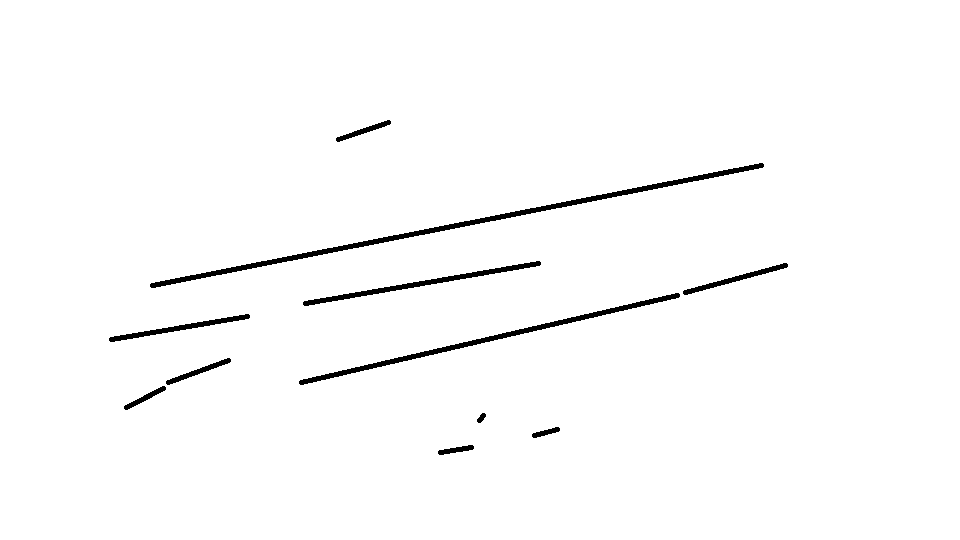
#> input picture resources/image/3.png, 960 x 540 px
$ python '3.11 直线检测.py'
#> lines starting #> are read from the running program, lines starting #| are printed output that depends on the picture; after the words box and inside, x2 and y2 are one past the last pixel; in counts of white or black regions, pixels touching at a corner belong together
import cv2
import numpy as np

img = cv2.imread("../../../../resources/image/3.png")
#> img is the input picture: shape (540, 960, 3); 98.3% white; 11 black regions, largest, box (x1, y1, x2, y2) and area: (150, 163, 764, 288) 3141, (299, 293, 680, 385) 1952, (303, 261, 541, 306) 1203
gray = cv2.cvtColor(img.copy(), cv2.COLOR_BGR2GRAY)
edges = cv2.Canny(gray, 50, 120)
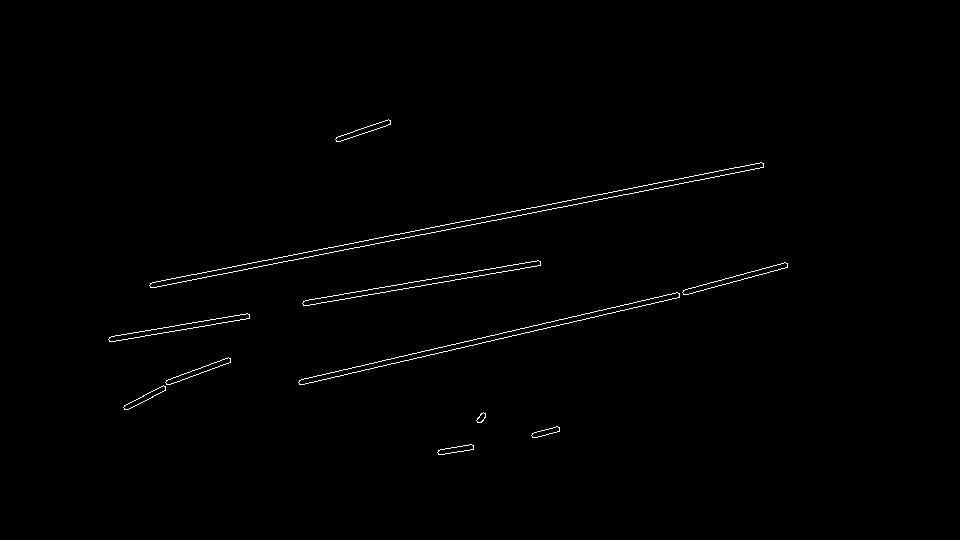
#> edges: shape (540, 960); 0.68% white in thin lines or dots, all inside (x1, y1, x2, y2) = (108, 119, 788, 455)
cv2.imshow("edges", edges)
minLineLength = 20
maxLineGap = 10
lines = cv2.HoughLinesP(edges, 1, np.pi/180, 100, minLineLength, maxLineGap)
#> lines = 39 rows, first 6: [421, 234, 440, 231], [623, 189, 657, 183], [629, 303, 677, 292], [598, 199, 627, 194], [457, 348, 468, 346], [495, 339, 550, 327]

for line in lines:
    for x1, y1, x2, y2 in line:
        cv2.line(gray, (x1, y1), (x2, y2), (0, 0, 0), 2)
#> this loop made 39 passes
#> line on passes 1 to 12: [[421, 234, 440, 231]], [[623, 189, 657, 183]], [[629, 303, 677, 292]], [[598, 199, 627, 194]], [[457, 348, 468, 346]], [[495, 339, 550, 327]], [[390, 240, 420, 234]], [[735, 167, 759, 163]], [[425, 228, 459, 222]], [[374, 362, 472, 340]], [[441, 230, 475, 224]], [[595, 316, 679, 297]]
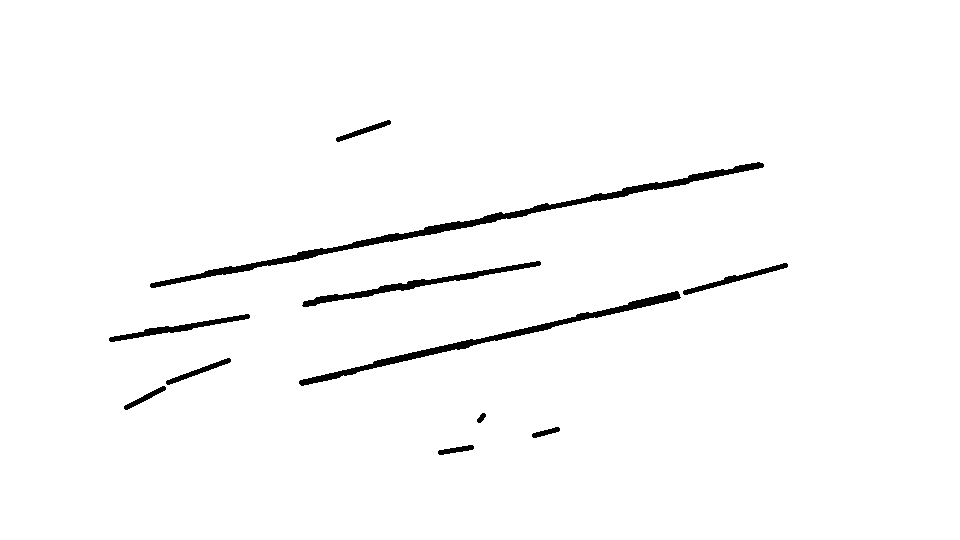
#> gray: shape (540, 960); 98% white; 11 black regions, largest, box (x1, y1, x2, y2) and area: (150, 162, 764, 288) 3930, (299, 291, 681, 386) 2489, (302, 261, 541, 307) 1407

cv2.imshow("lines", gray)
cv2.waitKey(30000)
cv2.destroyAllWindows()

$ run again, with resources/image/7.png copied over resources/image/3.png
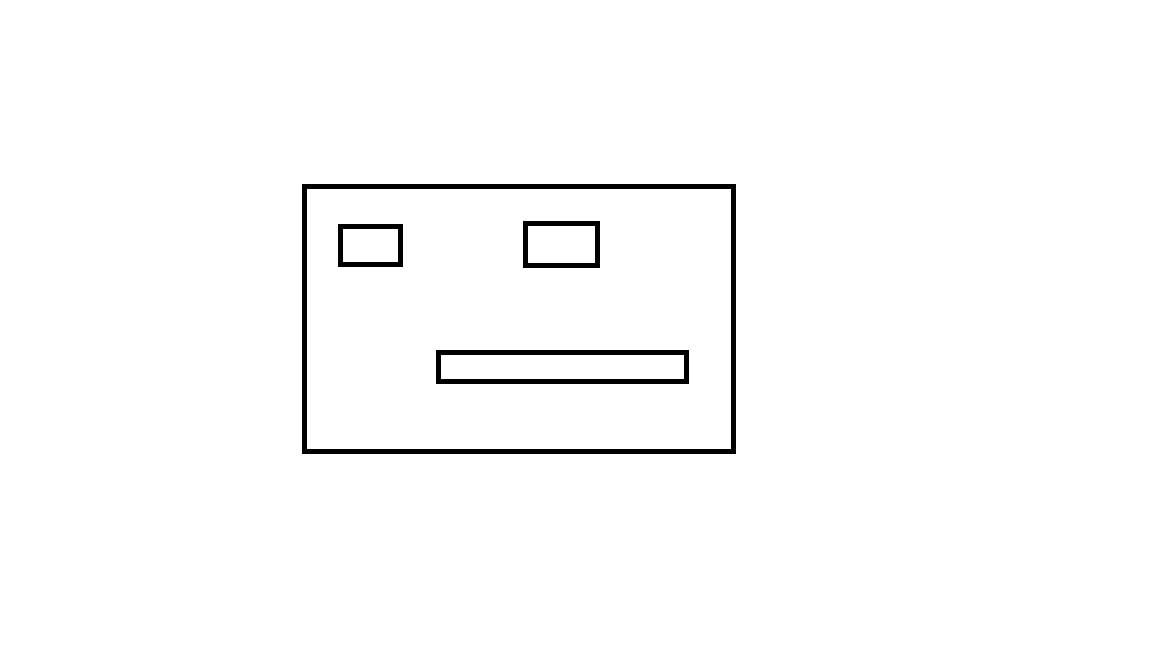
#> input picture resources/image/7.png, 1152 x 648 px
#> img is the input picture: shape (648, 1152, 3); 98.4% white; 4 black regions, box (x1, y1, x2, y2) and area: (302, 184, 736, 454) 6940, (436, 350, 689, 384) 2770, (523, 221, 600, 268) 1140, (338, 224, 403, 267) 980
#> `edges = cv2.Canny(gray, 50, 120)`:
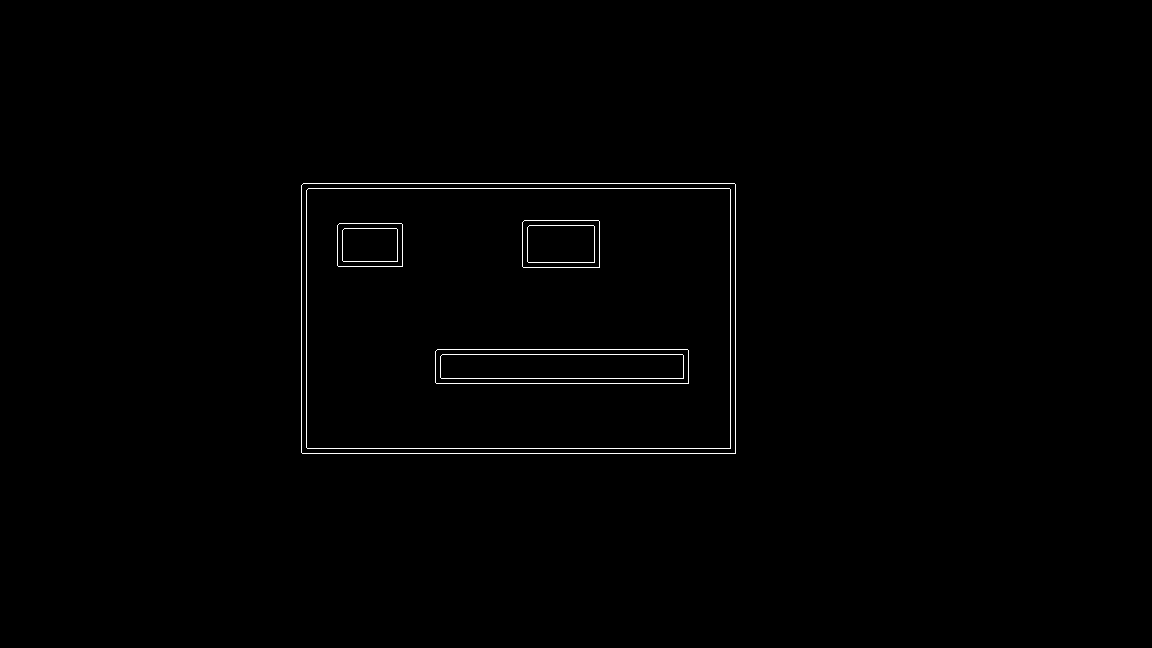
#> edges: shape (648, 1152); 0.63% white in thin lines or dots, all inside (x1, y1, x2, y2) = (301, 183, 736, 454)
#> lines = 13 rows, first 6: [308, 188, 729, 188], [302, 453, 735, 453], [303, 183, 734, 183], [307, 448, 730, 448], [301, 452, 301, 185], [436, 383, 688, 383]
#> the loop `for line in lines:` made 13 passes
#> after the loop `for line in lines:`:
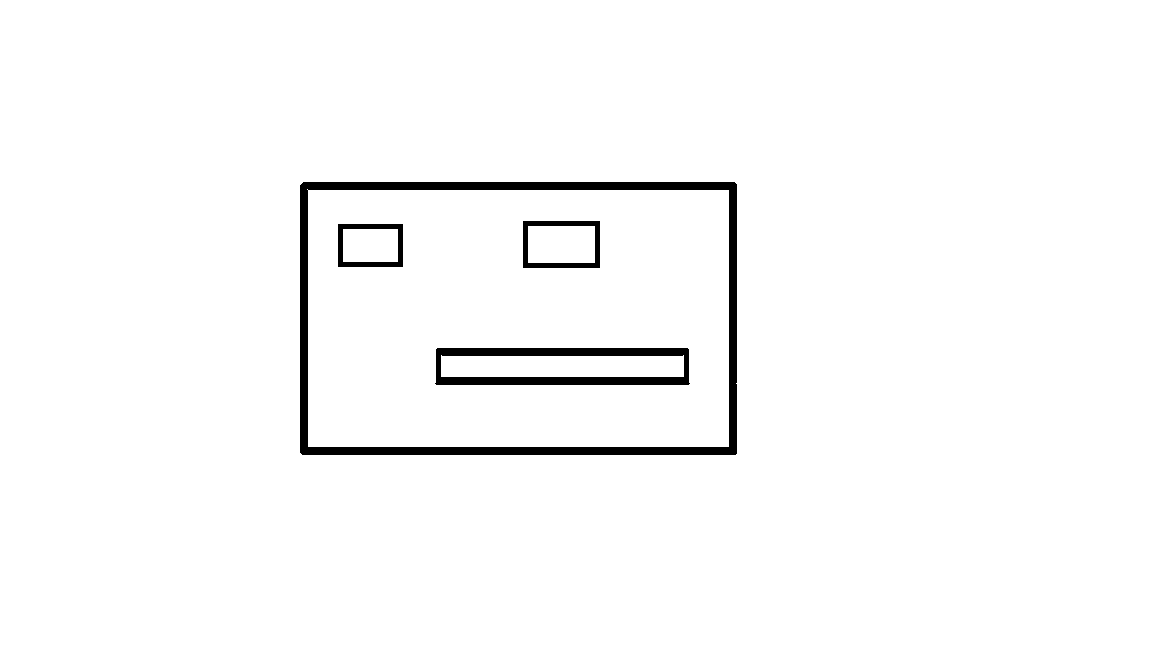
#> gray: shape (648, 1152); 97.7% white; 4 black regions, box (x1, y1, x2, y2) and area: (300, 182, 737, 455) 11089, (435, 348, 690, 385) 4256, (523, 221, 600, 268) 1140, (338, 224, 403, 267) 980
